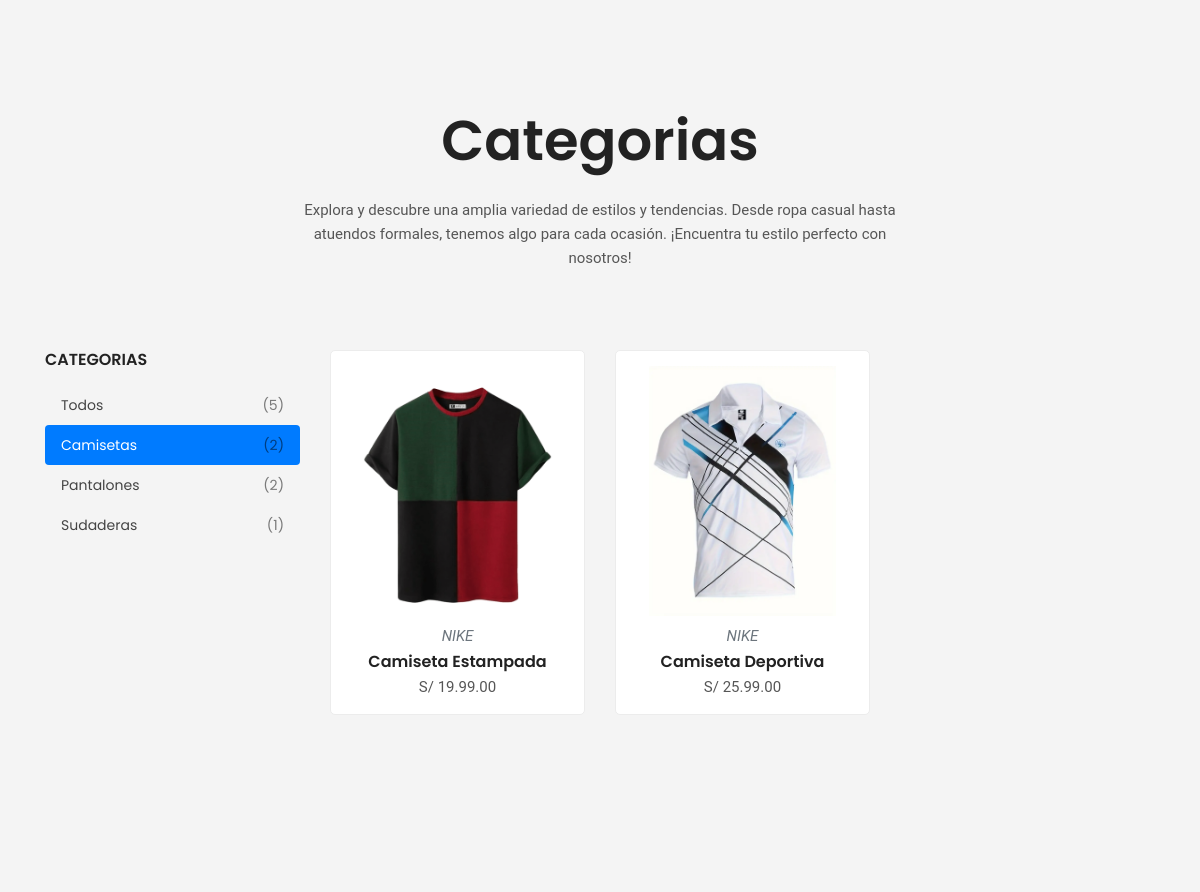
Before: /cliente/producto/producto.php?category=28 (middle part) with the older database file.
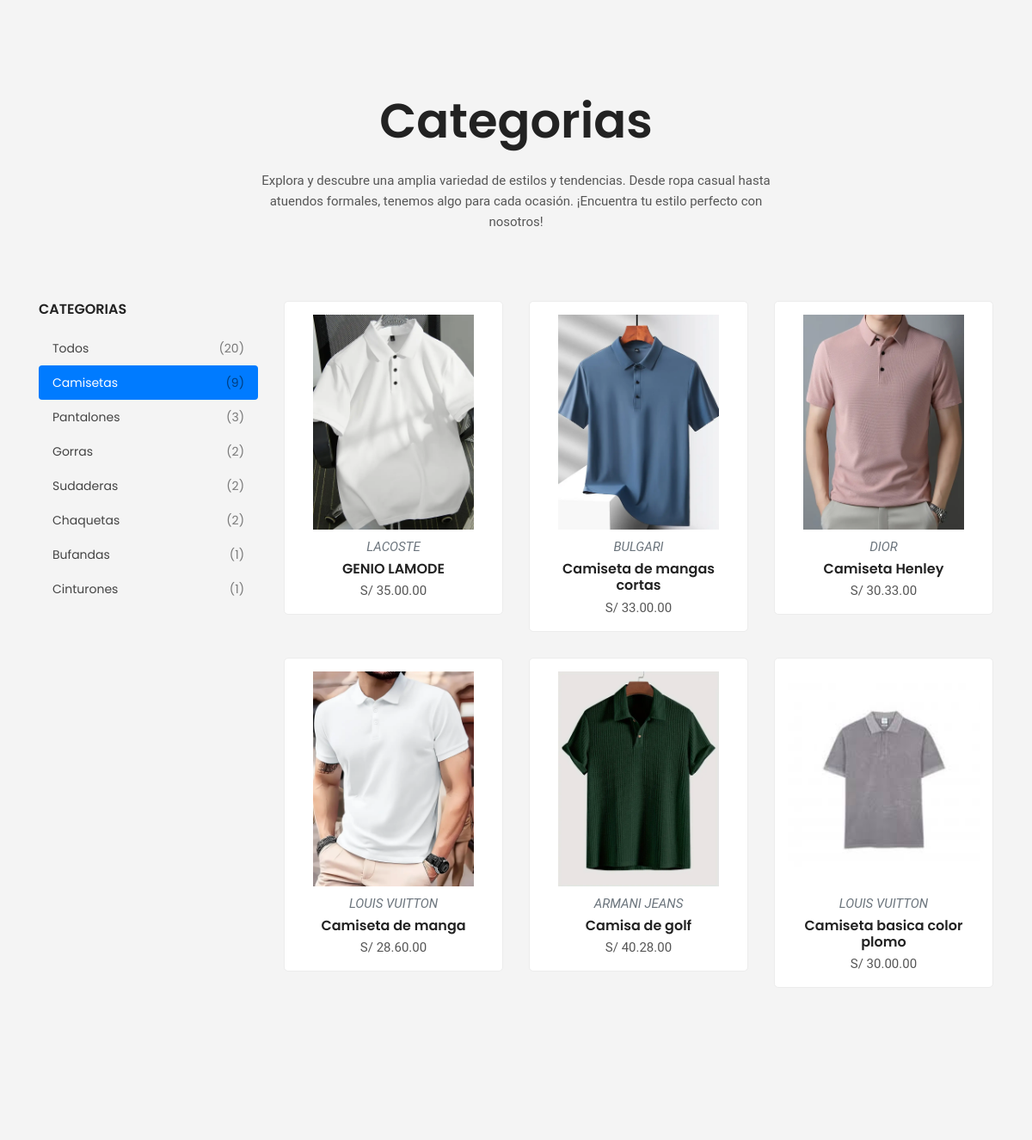
After: the same page with the newer database file.
### tables this page shows
CREATE TABLE `categoria` (
  `catId` int(11) NOT NULL,
  `catNombre` varchar(100) DEFAULT NULL,
  `catDescripcion` varchar(255) DEFAULT NULL,
  `catDetalle` varchar(100) DEFAULT NULL,
  `catImg` varchar(255) DEFAULT NULL,
  `catFechaRegis` datetime DEFAULT current_timestamp() ON UPDATE current_timestamp()
);

CREATE TABLE `producto` (
  `proId` int(11) NOT NULL,
  `catId` int(11) DEFAULT NULL,
  `marId` int(11) DEFAULT NULL,
  `proNombre` varchar(50) NOT NULL,
  `proDescripcion` varchar(150) DEFAULT NULL,
  `proImg` varchar(255) DEFAULT NULL,
  `proImg2` varchar(255) DEFAULT NULL,
  `proPrecio` decimal(8,2) DEFAULT NULL,
  `proFechaRegistro` datetime DEFAULT current_timestamp() ON UPDATE current_timestamp()
);

CREATE TABLE `marca` (
  `marId` int(11) NOT NULL,
  `marNombre` varchar(50) DEFAULT NULL,
  `marImg` varchar(255) NOT NULL,
  `marFechaRegis` datetime DEFAULT current_timestamp()
);

### cliente/producto/producto.php (the view, shortened to what this page needs)
<?php include "../header.php";
$result = mysqli_query($con, "SELECT COUNT(DISTINCT p.proId) FROM producto p INNER JOIN stock s ON p.proId = s.proId WHERE s.stoCantidad > 0");
$row = mysqli_fetch_row($result);
$numrows = $row[0];
 ?>
                            <?php
                            $selectedCategory = isset($_GET['category']) ? $_GET['category'] : '';
                            ?>
<section id="service" class="section service-area bg-grey ptb_150">
    <div class="container">
        <div class="row justify-content-center">
            <div class="col-12 col-md-10 col-lg-7">
                <div class="section-heading text-center">
                    <h1>Categorias</h1>
                    <p class="d-none d-sm-block mt-4">Explora y descubre una amplia variedad de estilos y tendencias. Desde ropa casual hasta atuendos formales, tenemos algo para cada ocasión. ¡Encuentra tu estilo perfecto con nosotros!</p>
                </div>
            </div>
        </div>
        <div class="row">
        <div class="col-3">
            <div class="nav flex-column nav-pills" id="v-pills-tab" role="tablist" aria-orientation="vertical">
            <h5 class="mb-3">CATEGORIAS</h5>
            <a class="nav-link <?php echo $selectedCategory == '' ? 'active' : ''; ?> d-flex justify-content-between align-items-center" id="v-pills-home-tab" data-toggle="pill" href="#v-pills-home" role="tab" aria-controls="v-pills-home" aria-selected="true">
                Todos <span class="text-black-50 ml-2">(<?= $numrows ?>)</span>
            </a>
            <?php
            $categories = mysqli_query($con, "SELECT catId, catNombre FROM categoria");
            while ($category = mysqli_fetch_assoc($categories)) {
                $category_id = $category['catId'];
                $product_count_query = mysqli_query($con, "SELECT COUNT(DISTINCT p.proId) FROM producto p
                                      INNER JOIN stock s ON p.proId = s.proId
                                      WHERE s.stoCantidad > 0 AND p.catId = $category_id");
                $product_count = mysqli_fetch_row($product_count_query)[0];
                if ($product_count > 0) {
                $activeClass = $selectedCategory == $category_id ? 'active' : '';
                echo "<a class='nav-link d-flex justify-content-between align-items-center $activeClass' id='v-pills-{$category['catId']}-tab' data-toggle='pill' href='#v-pills-{$category['catId']}' role='tab' aria-controls='v-pills-{$category['catId']}' aria-selected='false'>{$category['catNombre']} <span class='text-black-50 ml-2'>($product_count)</span></a>";
                }
            }
            ?>
            </div>
        </div>
        <div class="col-9">
            <div class="tab-content" id="v-pills-tabContent">
            <?php
            $categories = mysqli_query($con, "SELECT catId, catNombre FROM Categoria");
            while ($category = mysqli_fetch_assoc($categories)) {
                $activeClass = $selectedCategory == $category['catId'] ? 'show active' : '';
                echo "<div class='tab-pane fade $activeClass' id='v-pills-{$category['catId']}' role='tabpanel' aria-labelledby='v-pills-{$category['catId']}-tab'>";
                echo "<div class='row'>";
                $qs = "SELECT DISTINCT p.proId, p.proNombre, p.proPrecio, p.proImg, m.marNombre FROM Producto p
                   INNER JOIN stock s ON p.proId = s.proId INNER JOIN marca m on m.marId=p.marId
                   WHERE s.stoCantidad > 0 AND p.catId = {$category['catId']}
                   ORDER BY p.proId DESC LIMIT 6";
                $r1 = mysqli_query($con, $qs);
                while ($rod = mysqli_fetch_array($r1)) {
                $id = "$rod[proId]";
                $name = "$rod[proNombre]";
                $price = "$rod[proPrecio]";
                $ufile = "$rod[proImg]";
                $marNombre = "$rod[marNombre]";
                echo "
                <div class='col-12 col-md-6 col-lg-4 res-margin'>
                    <a href='detalleproducto.php?id=$id' class='hover-products'> <div class='single-service color-1 bg-hover bg-white hover-bottom text-center' style='padding:5px 15px 15px'>
                    <img src='../../paneladministrador/recursos/uploads/producto/$ufile' alt='img' class='category-img'>
                    <p class='text-muted font-italic mt-2'>$marNombre</p>
                    <h5 class='my-1'>$name</h5>
                    <p>S/ $price.00</p>
                    </div>
                    </a>
                </div>
                ";
                }
                echo "</div>";
                echo "</div>";
            }
            ?>
            </div>
        </div>
        </div>
        </div>
    </section>
<?php include "../footer.php"; ?>

Changed rows visible on the page:
computed for categoria "Camisetas": loses producto (proImg (picture), marId.marNombre "NIKE", proNombre "Camiseta Estampada", proPrecio "19.99"); loses producto (proImg (picture), marId.marNombre "NIKE", proNombre "Camiseta Deportiva", proPrecio "25.99"); gains producto (proImg (picture), marId.marNombre "LOUIS VUITTON", proNombre "Camiseta basica color plomo", proPrecio "30.00"); product_count "2" → "9"
computed for categoria "Pantalones": product_count "2" → "3"
now on this page (row unchanged): categoria: catNombre "Gorras", product_count "2", shown under "CATEGORIAS"
computed for categoria "Sudaderas": product_count "1" → "2"
now on this page (row unchanged): categoria: catNombre "Chaquetas", product_count "2", shown under "CATEGORIAS"
now on this page (row unchanged): categoria: catNombre "Bufandas", product_count "1", shown under "CATEGORIAS"
now on this page (row unchanged): categoria: catNombre "Cinturones", product_count "1", shown under "CATEGORIAS"
added producto: proImg (picture), marId.marNombre "LACOSTE", proNombre "GENIO LAMODE", proPrecio "35.00", shown under categoria "Camisetas"
added producto: proImg (picture), marId.marNombre "BULGARI", proNombre "Camiseta de mangas cortas", proPrecio "33.00", shown under categoria "Camisetas"
added producto: proImg (picture), marId.marNombre "DIOR", proNombre "Camiseta Henley", proPrecio "30.33", shown under categoria "Camisetas"
added producto: proImg (picture), marId.marNombre "LOUIS VUITTON", proNombre "Camiseta de manga", proPrecio "28.60", shown under categoria "Camisetas"
added producto: proImg (picture), marId.marNombre "ARMANI JEANS", proNombre "Camisa de golf", proPrecio "40.28", shown under categoria "Camisetas"
Other visible differences:
$numrows: "5" → "20"
